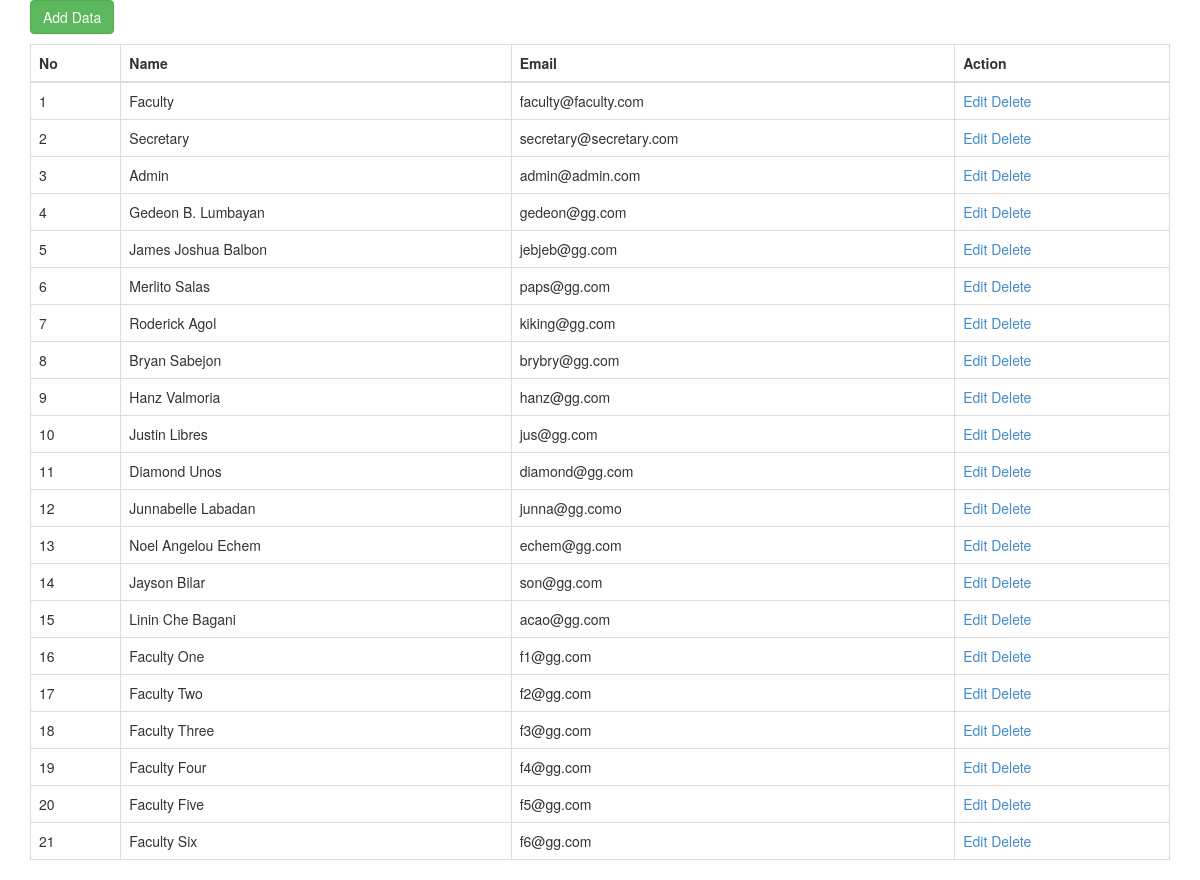
Before: /user/chairman/chairmanSideBarMenu/csv_data/index.php with the older database file.
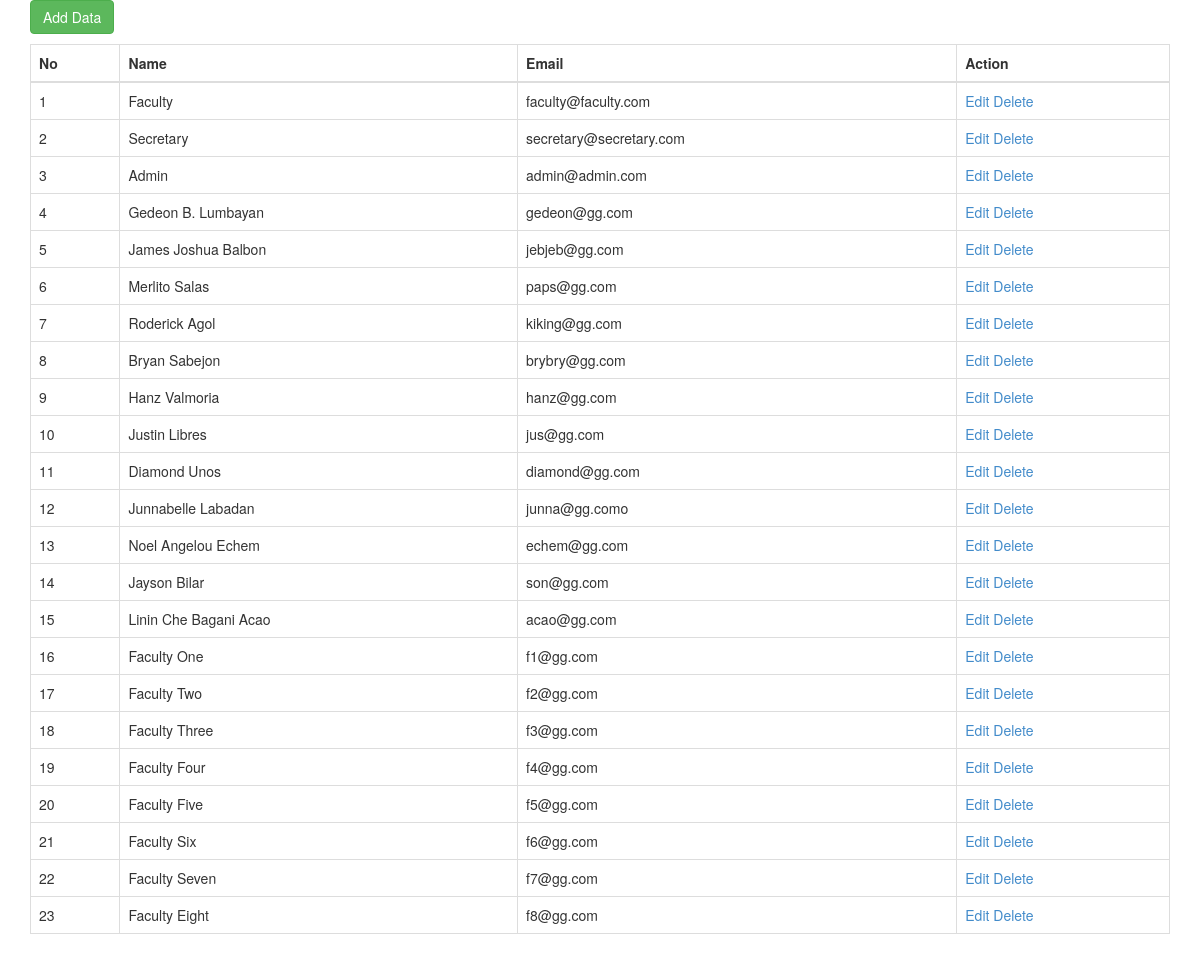
After: the same page with the newer database file.
### tables this page shows
CREATE TABLE `users_tbl` (
  `user_id` int(11) NOT NULL,
  `name` varchar(250) NOT NULL,
  `email` varchar(250) NOT NULL,
  `userpassword` varchar(250) NOT NULL,
  `gender` text NOT NULL,
  `phone` int(25) NOT NULL,
  `type` varchar(250) DEFAULT NULL,
  `section` text DEFAULT NULL,
  `status` int(11) NOT NULL,
  `set_count` int(11) DEFAULT NULL
);

### user/chairman/chairmanSideBarMenu/csv_data/index.php (the view, shortened to what this page needs)
<!DOCTYPE html>
<html lang="en">
<head>
<link href="css/bootstrap.css" rel="stylesheet">
</head>
<body>
<div class="container">
  <p><a href="#" class="btn btn-success" data-target="#ModalAdd" data-toggle="modal">Add Data</a></p>
<table id="mytable" class="table table-bordered">
    <thead>
      <th>No</th>
      <th>Name</th>
      <th>Email</th>
      <th>Action</th>
    </thead>
<?php
  $modal=mysqli_query($koneksi,"SELECT * FROM users_tbl");
  while($r=mysqli_fetch_array($modal)){
?>
  <tr>
      <td><?php echo $r['user_id']; ?></td>
      <td><?php echo  $r['name']; ?></td>
      <td><?php echo  $r['email']; ?></td>
      <td>
         <a href="#" class='open_modal' id='<?php echo  $r['user_id']; ?>'>Edit</a>
         <a href="#" onclick="confirm_modal('proses_delete.php?&modal_id=<?php echo  $r['user_id']; ?>');">Delete</a>
      </td>
  </tr>
<?php } ?>
</table>
</div>
</body>
</html>

Changed rows visible on the page:
changed users_tbl "acao@gg.com": name "Linin Che Bagani" → "Linin Che Bagani Acao"
added users_tbl: user_id "22", name "Faculty Seven", email "f7@gg.com"
added users_tbl: user_id "23", name "Faculty Eight", email "f8@gg.com"
